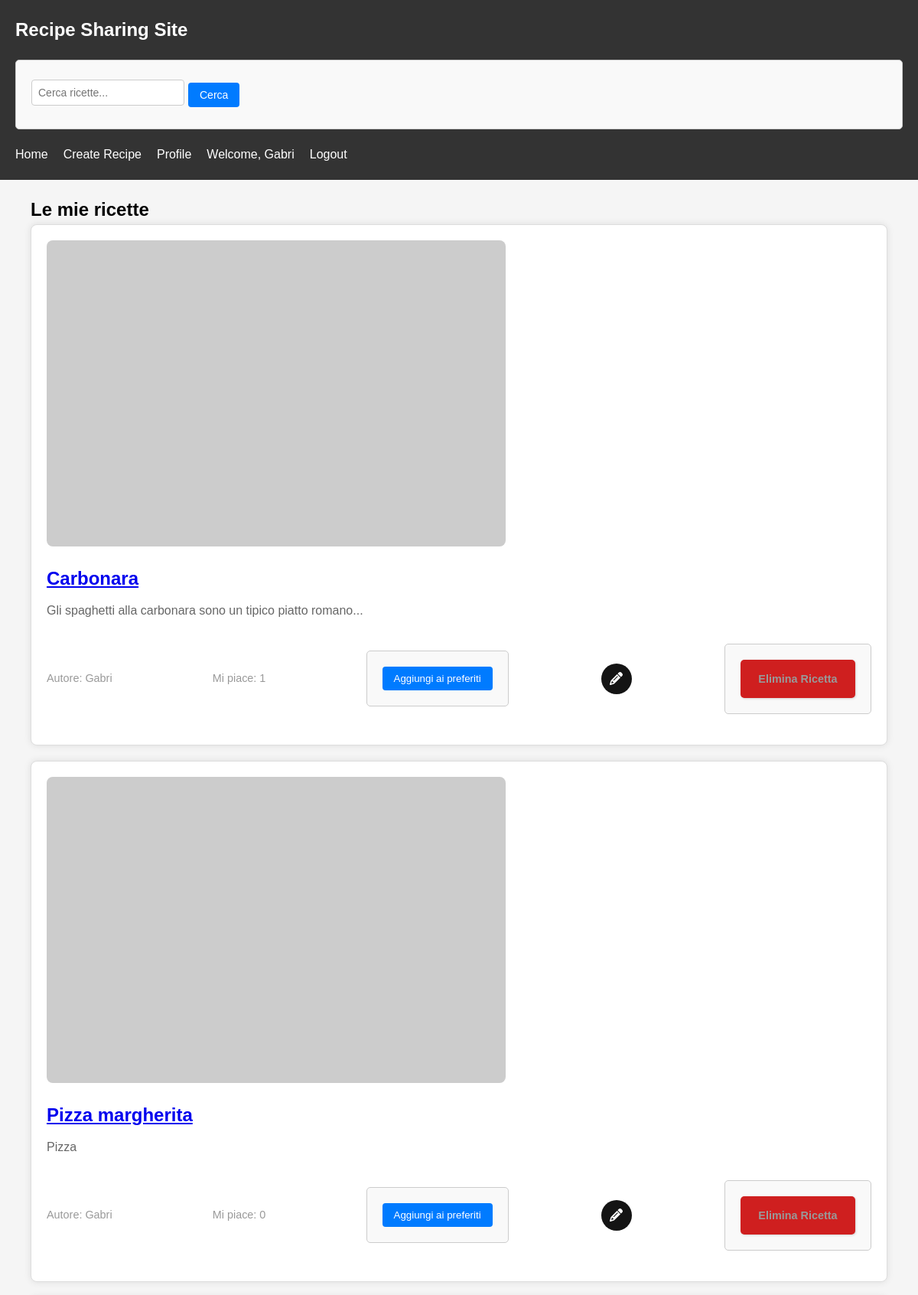
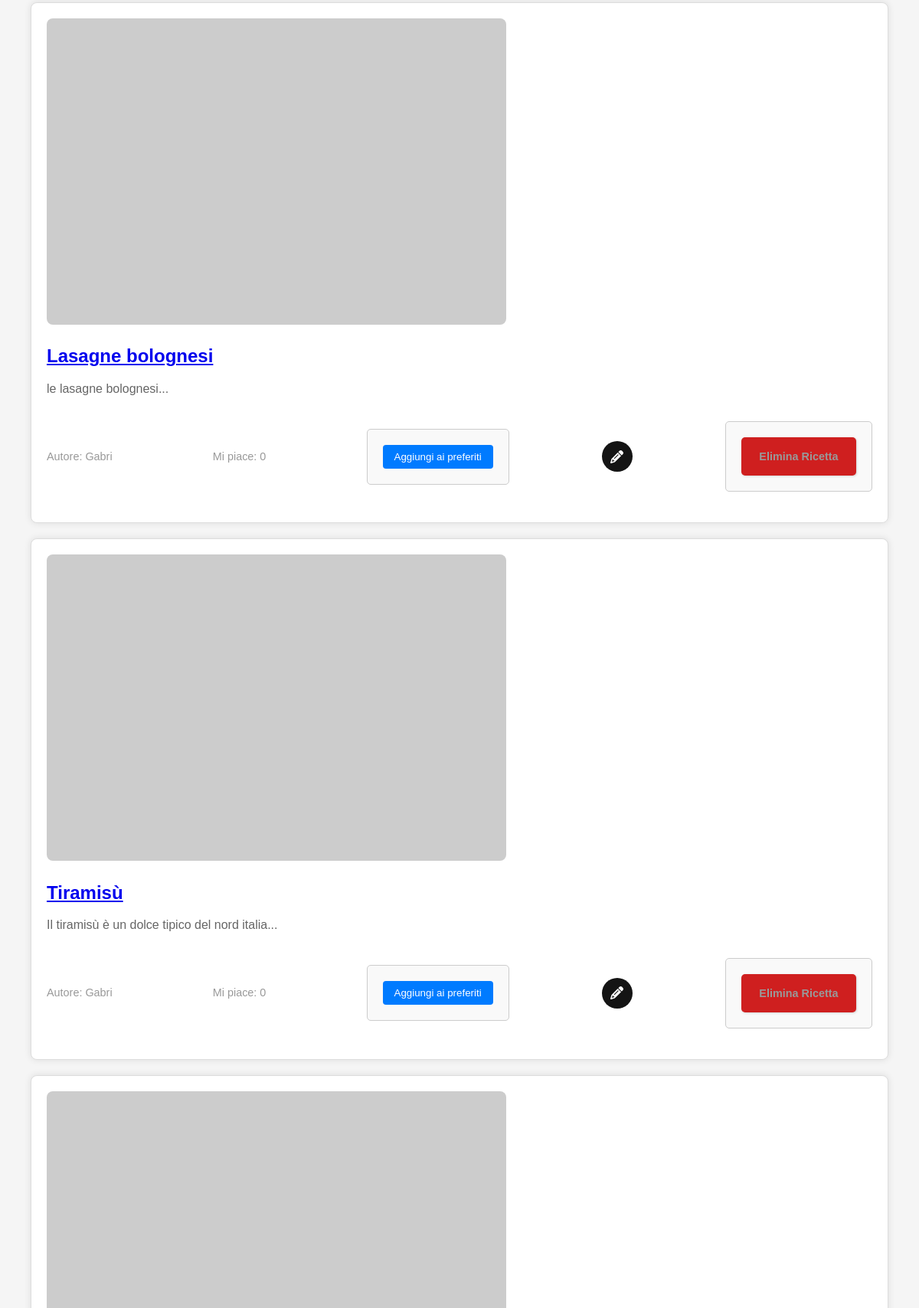
The app's page /recipes/profile/ (signed in, upper part) with its own data (2 pictures, top to bottom).
### recipes/models.py (models this page shows)
class Recipe(models.Model):
    title = models.CharField(max_length=200)
    description = models.TextField()
    ingredients = models.TextField()
    instructions = models.TextField()
    prep_time = models.IntegerField()
    cook_time = models.IntegerField()
    author = models.ForeignKey(User, on_delete=models.CASCADE,related_name='recipes')
    created_at = models.DateTimeField(auto_now_add=True)
    updated_at = models.DateTimeField(auto_now=True)
    liked_by = models.ManyToManyField(User, related_name='liked_recipes', blank=True)

### recipes/views.py (the view)
# urls.py: path('profile/', views.profile, name='profile'),
@login_required
def profile(request):
    user_recipes = Recipe.objects.filter(author=request.user)
    favorite_recipes = request.user.liked_recipes.all()
    return render(request, 'recipes/profile.html', {
        'recipes': user_recipes,
        'favorite_recipes': favorite_recipes,
    })

### recipes/templates/recipes/profile.html (shortened to what this page needs)
{% extends 'base_generic.html' %}
{% block content %}
<div class="container">
    <h2>Le mie ricette</h2>
    {% if recipes %}
        {% for recipe in recipes %}
            <div class="profile-recipe-box">
                <img src="https://placehold.co/600x400" alt="{{ recipe.title }}">
                <h3><a href="{% url 'recipe_detail' recipe.id %}">{{ recipe.title }}</a></h3>
                <p>{{ recipe.description }}</p>
                <div class="recipe-meta">
                    <span>Autore: {{ recipe.author.username }}</span>
                    <span>Mi piace: {{ recipe.liked_by.count }}</span>
                    <form action="{% url 'toggle_favorite' pk=recipe.id %}" method="post" style="display: inline;">
                        <button class="like-btn">
                            {% if request.user in recipe.liked_by.all %}
                                Rimuovi dai preferiti
                            {% else %}
                                Aggiungi ai preferiti
                            {% endif %}
                        </button>
                    </form>
                    {% if request.user == recipe.author %}
                        <a href="{% url 'edit_recipe' recipe.id %}" class="edit-button">
                        </a>
                        <form action="{% url 'recipe_delete' recipe.id %}" method="post" style="display: inline;">
                            <button class="delete-btn"><span class="text">Elimina Ricetta</span></button>
                        </form>
                    {% endif %}
                </div>
            </div>
        {% endfor %}
    {% else %}
        <p>Non hai ancora creato nessuna ricetta.</p>
    {% endif %}
</div>
{% endblock %}

### recipes/templates/base_generic.html (shortened to what this page needs)
<!DOCTYPE html>
<html lang="en">
{% load static %}
<head>
    <link rel="stylesheet" href="{% static 'css/styles.css' %}">
</head>
<body>
    <header>
        <nav class="navbar">
            <div class="container">
                <a href="{% url 'home' %}" class="logo">Recipe Sharing Site</a>
                <form action="{% url 'search_recipes' %}" method="get" class="search-form">
                    <input type="text" name="query" placeholder="Cerca ricette...">
                    <button type="submit">Cerca</button>
                </form>
                <ul class="nav-menu">
                <li><a href="{% url 'home' %}">Home</a></li>
                <li><a href="{% url 'create_recipe' %}">Create Recipe</a></li>
                {% if user.is_authenticated %}
                    <li><a href="{% url 'profile' %}">Profile</a></li>
                    <li><span>Welcome, {{ user.username }}</span></li>
                    <li><a href="{% url 'logout' %}">Logout</a></li>
                {% else %}
                    <li><a href="{% url 'login_and_registration' %}">Login/Register</a></li>
                {% endif %}
                </ul>
            </div>
        </nav>
    </header>
    <main>
        <div class="container">
            {% block content %}
            {% endblock %}
        </div>
    </main>
</body>
</html>

### recipes/static/css/styles.css (style rules this page uses)
* { margin: 0; padding: 0; box-sizing: border-box; }
body { font-family: Arial, sans-serif; line-height: 1.6; background-color: #f5f5f5; }
.container { max-width: 1200px; margin: 0 auto; padding: 0 20px; }
header { background-color: #333; color: #fff; padding: 10px 0; }
.navbar .logo { font-size: 1.5rem; font-weight: bold; color: #fff; text-decoration: none; }
.nav-menu li a { color: #fff; text-decoration: none; transition: color 0.3s ease; }
.navbar { background-color: #333; padding: 10px 0; }
.nav-menu { list-style-type: none; margin: 0; padding: 0; display: flex; align-items: center; }
.nav-menu li { margin-right: 20px; }
.search-form { margin-left: auto; display: flex; align-items: center; }
.search-form input[type="text"] { padding: 8px; font-size: 14px; border: 1px solid #ccc; border-radius: 4px; margin-right: 5px; width: 200px; }
.search-form button { padding: 8px 15px; font-size: 14px; background-color: #007bff; color: #fff; border: none; border-radius: 4px; cursor: pointer; }
main { margin-top: 20px; }
.profile-recipe-box { border: 1px solid #ddd; padding: 20px; margin-bottom: 20px; border-radius: 8px; background-color: #fff; box-shadow: 0 0 10px rgba(0, 0, 0, 0.1); transition: transform 0.3s, box-shadow 0.3s; }
.profile-recipe-box img { max-width: 100%; height: auto; border-radius: 8px; margin-bottom: 15px; }
.profile-recipe-box h3 { margin-top: 0; font-size: 1.5rem; color: #333; }
.profile-recipe-box p { margin: 10px 0; color: #666; }
.profile-recipe-box .recipe-meta { display: flex; justify-content: space-between; align-items: center; }
.profile-recipe-box .recipe-meta span { margin-right: 10px; font-size: 0.9rem; color: #999; }
.profile-recipe-box .recipe-meta .like-btn { background-color: #007bff; color: #fff; padding: 8px 15px; border: none; border-radius: 4px; cursor: pointer; transition: background-color 0.3s; }
.like-btn { background-color: #007bff; color: #fff; padding: 8px 15px; border: none; border-radius: 4px; cursor: pointer; transition: background-color 0.3s; }
.delete-btn { width: 150px; height: 50px; cursor: pointer; display: inline-block; background: #e62222; border: none; border-radius: 5px; box-shadow: 1px 1px 3px rgba(0, 0, 0, 0.15); position: relative; overflow: hidden; transition: background 0.3s, box-shadow 0.3s; text-decoration: none; color: white; text-align: center; line-height: 50px; }
.delete-btn span { position: absolute; left: 0; top: 0; width: 100%; height: 100%; background: rgba(0, 0, 0, 0.1); transform: translateX(-100%); transition: transform 0.3s; display: flex; align-items: center; justify-content: center; }
.delete-btn .text { transition: transform 0.3s, color 0.3s; transform: translateX(0); color: white; font-weight: bold; }
.edit-button { width: 40px; height: 40px; border-radius: 50%; background-color: rgb(20, 20, 20); border: none; font-weight: 600; display: flex; align-items: center; justify-content: center; box-shadow: 0px 0px 20px rgba(0, 0, 0, 0); cursor: pointer; transition-duration: 0.3s; overflow: hidden; position: relative; text-decoration: none !important; }
.edit-svgIcon { width: 17px; transition-duration: 0.3s; }
.edit-button::before { display: none; content: "Edit"; color: white; transition-duration: 0.3s; font-size: 12px; }
form { margin: 20px 0; padding: 20px; border: 1px solid #ccc; border-radius: 5px; background-color: #f9f9f9; }
form input[type="text"], form input[type="password"] { width: calc(100% - 22px); padding: 10px; margin: 5px 0 10px; border: 1px solid #ccc; border-radius: 3px; box-sizing: border-box; }
form button { display: inline-block; padding: 10px 20px; background-color: #007bff; color: #fff; border: none; border-radius: 3px; cursor: pointer; transition: background-color 0.3s; }

### records on screen
Recipe: title "Carbonara", description "Gli spaghetti alla carbonara sono un tipico piatto romano...", author.username "Gabri", liked_by.count "1", shows "Aggiungi ai preferiti", shows "Elimina Ricetta"
Recipe: title "Pizza margherita", description "Pizza", author.username "Gabri", liked_by.count "0", shows "Aggiungi ai preferiti", shows "Elimina Ricetta"
Recipe: title "Lasagne bolognesi", description "le lasagne bolognesi...", author.username "Gabri", liked_by.count "0", shows "Aggiungi ai preferiti", shows "Elimina Ricetta"
Recipe: title "Tiramisù", description "Il tiramisù è un dolce tipico del nord italia...", author.username "Gabri", liked_by.count "0", shows "Aggiungi ai preferiti", shows "Elimina Ricetta"

### other values on screen
{{ user.username }} "Gabri"
